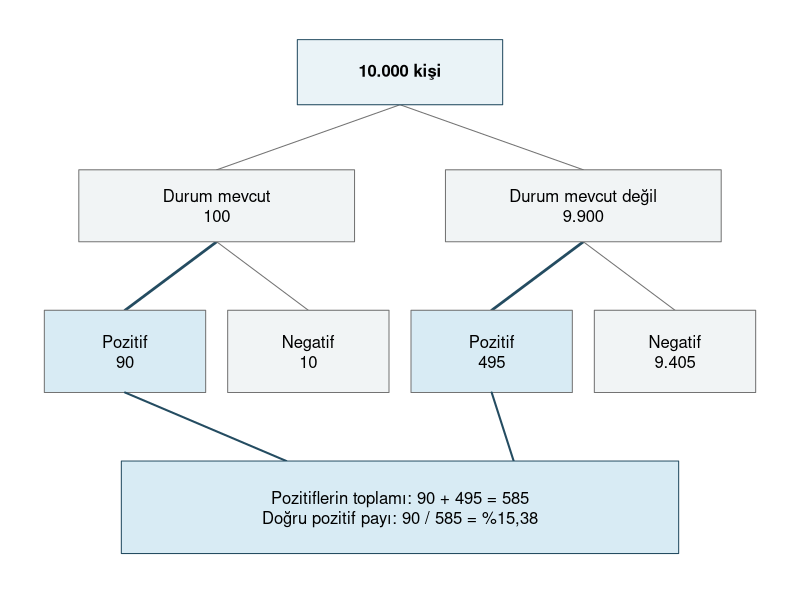
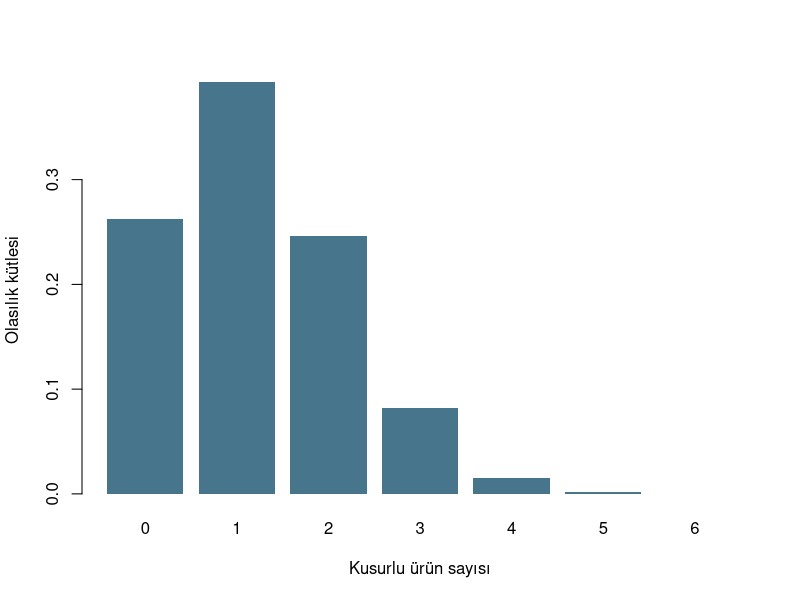
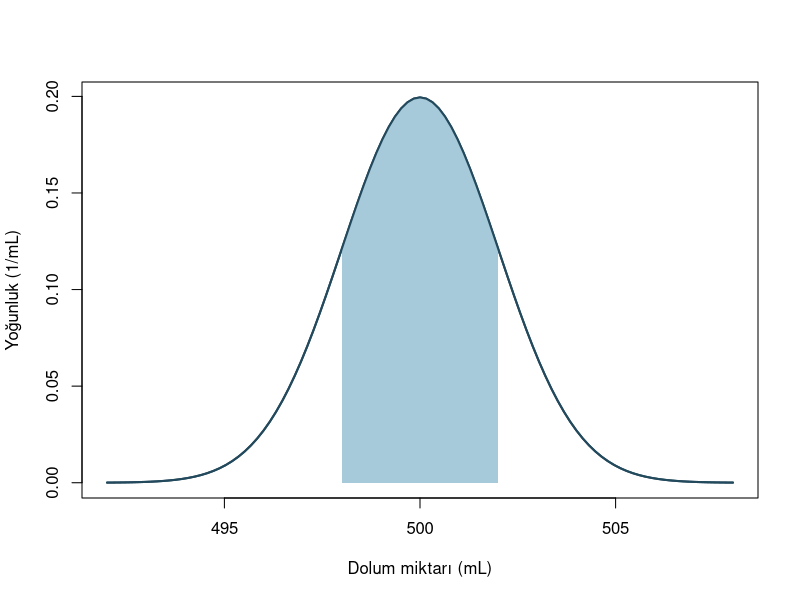

Reproduce these figures in R, in order.
## ---- chunk 1
#| label: prob-bayes

toplam <- 10000
yayginlik <- 0.01
duyarlilik <- 0.90
ozgulluk <- 0.95

mevcut <- toplam * yayginlik
yok <- toplam - mevcut
dogru_pozitif <- mevcut * duyarlilik
yanlis_pozitif <- yok * (1 - ozgulluk)

knitr::kable(data.frame(
  durum = c("Mevcut", "Mevcut değil", "Toplam"),
  pozitif = c(dogru_pozitif, yanlis_pozitif,
              dogru_pozitif + yanlis_pozitif),
  negatif = c(mevcut - dogru_pozitif, yok - yanlis_pozitif,
              toplam - dogru_pozitif - yanlis_pozitif)
), col.names = c("Durum", "Pozitif", "Negatif"))

pozitif <- duyarlilik * yayginlik + (1 - ozgulluk) * (1 - yayginlik)
c(sayimla = dogru_pozitif / (dogru_pozitif + yanlis_pozitif),
  bayes_ile = duyarlilik * yayginlik / pozitif)
## ---- chunk 2
#| label: fig-prob-bayes-tree
#| echo: false
#| fig-width: 6.8
#| fig-height: 4.2
#| fig-cap: "Varsayımsal 10.000 kişilik taramada beklenen doğal frekanslar. Kalın dallar pozitif sonuçları, alttaki kutu pozitif öngörü değerinin paydasını gösterir."
#| fig-alt: "10.000 kişi ikiye ayrılıyor. Durum mevcut olan 100 kişide 90 pozitif ve 10 negatif, durum mevcut olmayan 9.900 kişide 495 pozitif ve 9.405 negatif bekleniyor. Pozitifler 90 artı 495, toplam 585. Bunların 90'ı doğru pozitif, oran yüzde 15,38."

adet <- function(x) formatC(round(x), format = "f", digits = 0, big.mark = ".",
                            decimal.mark = ",")
eski_par <- par(mar = rep(0.2, 4))
plot.new()
plot.window(xlim = c(0, 10), ylim = c(0, 8))
segments(5, 6.85, c(2.5, 7.5), 5.9, col = "grey45")
segments(rep(c(2.5, 7.5), each = 2), 4.85,
         c(1.25, 3.75, 6.25, 8.75), 3.85,
         lwd = c(2.7, 1, 2.7, 1),
         col = rep(c("#244C61", "grey45"), 2))
rect(3.6, 6.85, 6.4, 7.8, col = "#EAF3F7", border = "#244C61")
text(5, 7.33, paste(adet(toplam), "kişi"), font = 2)
rect(c(0.62, 5.62), 4.85, c(4.38, 9.38), 5.9,
     col = "#F1F4F5", border = "grey45")
text(c(2.5, 7.5), 5.38,
     paste(c("Durum mevcut", "Durum mevcut değil"),
           adet(c(mevcut, yok)), sep = "\n"))
uc <- c(1.25, 3.75, 6.25, 8.75)
rect(uc - 1.1, 2.65, uc + 1.1, 3.85,
     col = rep(c("#D8EBF4", "#F1F4F5"), 2), border = "grey45")
text(uc, 3.25, paste(rep(c("Pozitif", "Negatif"), 2),
                    adet(c(dogru_pozitif, mevcut - dogru_pozitif,
                           yanlis_pozitif, yok - yanlis_pozitif)), sep = "\n"))
pozitif_sayisi <- dogru_pozitif + yanlis_pozitif
pozitif_yuzde <- formatC(100 * dogru_pozitif / pozitif_sayisi,
                         format = "f", digits = 2, decimal.mark = ",")
segments(c(1.25, 6.25), 2.65, c(3.45, 6.55), 1.65,
         lwd = 2, col = "#244C61")
rect(1.2, 0.3, 8.8, 1.65, col = "#D8EBF4", border = "#244C61")
text(5, 0.97,
     paste0("Pozitiflerin toplamı: ", adet(dogru_pozitif), " + ",
            adet(yanlis_pozitif), " = ", adet(pozitif_sayisi), "\n",
            "Doğru pozitif payı: ", adet(dogru_pozitif), " / ",
            adet(pozitif_sayisi), " = %", pozitif_yuzde))
par(eski_par)
## ---- chunk 3
#| label: prob-moments

is_sayisi <- 0:2
kutle <- c(0.5, 0.3, 0.2)
beklenen <- sum(is_sayisi * kutle)
varyans <- sum((is_sayisi - beklenen)^2 * kutle)
c(beklenen = beklenen, varyans = varyans,
  kareler_yoluyla = sum(is_sayisi^2 * kutle) - beklenen^2)
## ---- chunk 4
#| label: fig-prob-binomial
#| fig-width: 7
#| fig-height: 3.7
#| fig-cap: "Altı bağımsız kontrolde kusur olasılığı 0,20 ise kusurlu ürün sayısının binom kütleleri. Çubuk yüksekliği tek bir sayının olasılığıdır."
#| fig-alt: "Sıfırdan altıya kadar yedi kusur sayısı yer alıyor. En yüksek kütle bir kusurda, yaklaşık 0,39. İki kusurun kütlesi yaklaşık 0,25. Yükseklikler toplamı bir."

k <- 0:6
binom_kutle <- dbinom(k, size = 6, prob = 0.20)
barplot(binom_kutle, names.arg = k,
              xlab = "Kusurlu ürün sayısı", ylab = "Olasılık kütlesi",
              col = "#47758B", border = NA)
## ---- chunk 5
#| label: prob-poisson

lambda <- 3
c(tam_bes = dpois(5, lambda),
  en_az_bes = ppois(4, lambda, lower.tail = FALSE))
## ---- chunk 6
#| label: fig-prob-normal
#| fig-width: 7.4
#| fig-height: 3.8
#| fig-cap: "500 mL ortalamalı ve 2 mL standart sapmalı normal model. 498–502 mL aralığının olasılığı taralı alandır."
#| fig-alt: "500 mL çevresinde simetrik normal yoğunluk eğrisi. 498 ve 502 mL arasındaki orta bölge boyalı ve alanı yaklaşık 0,683. Dikey eksen mL başına yoğunluk."

mu <- 500
sigma <- 2
curve(dnorm(x, mean = mu, sd = sigma), from = 492, to = 508,
      xlab = "Dolum miktarı (mL)", ylab = "Yoğunluk (1/mL)",
      col = "#23495D", lwd = 2)
bant <- seq(498, 502, length.out = 200)
polygon(c(bant[1], bant, tail(bant, 1)),
        c(0, dnorm(bant, mu, sigma), 0),
        col = "#A7CADA", border = NA)
curve(dnorm(x, mean = mu, sd = sigma), add = TRUE,
      col = "#23495D", lwd = 2)
## ---- chunk 7
#| label: prob-r-queries

c(binom_kutle_2 = dbinom(2, 6, 0.20),
  binom_en_fazla_2 = pbinom(2, 6, 0.20),
  binom_yuzde_95_esigi = qbinom(0.95, 6, 0.20))

c(normal_yogunluk_500 = dnorm(500, mu, sigma),
  normal_en_fazla_502 = pnorm(502, mu, sigma),
  normal_yuzde_95_esigi = qnorm(0.95, mu, sigma))
2 * pnorm(1:3) - 1
## ---- chunk 8
#| label: prob-simulation

set.seed(53)
tekrar <- 50000
kusur <- rbinom(tekrar, size = 6, prob = 0.20)
dolum <- rnorm(tekrar, mean = mu, sd = sigma)

knitr::kable(data.frame(
  olay = c("En az bir kusur", "498–502 mL dolum"),
  teorik = c(1 - dbinom(0, 6, 0.20),
             pnorm(502, mu, sigma) - pnorm(498, mu, sigma)),
  benzetim = c(mean(kusur >= 1),
               mean(dolum >= 498 & dolum <= 502))
), digits = 4)
## ---- chunk 9
#| label: prob-solution-simulation

set.seed(58)
teorik_iki <- pbinom(1, size = 6, prob = 0.20, lower.tail = FALSE)
kusur_tekrar <- rbinom(50000, size = 6, prob = 0.20)
c(teorik = teorik_iki, benzetim = mean(kusur_tekrar >= 2))
